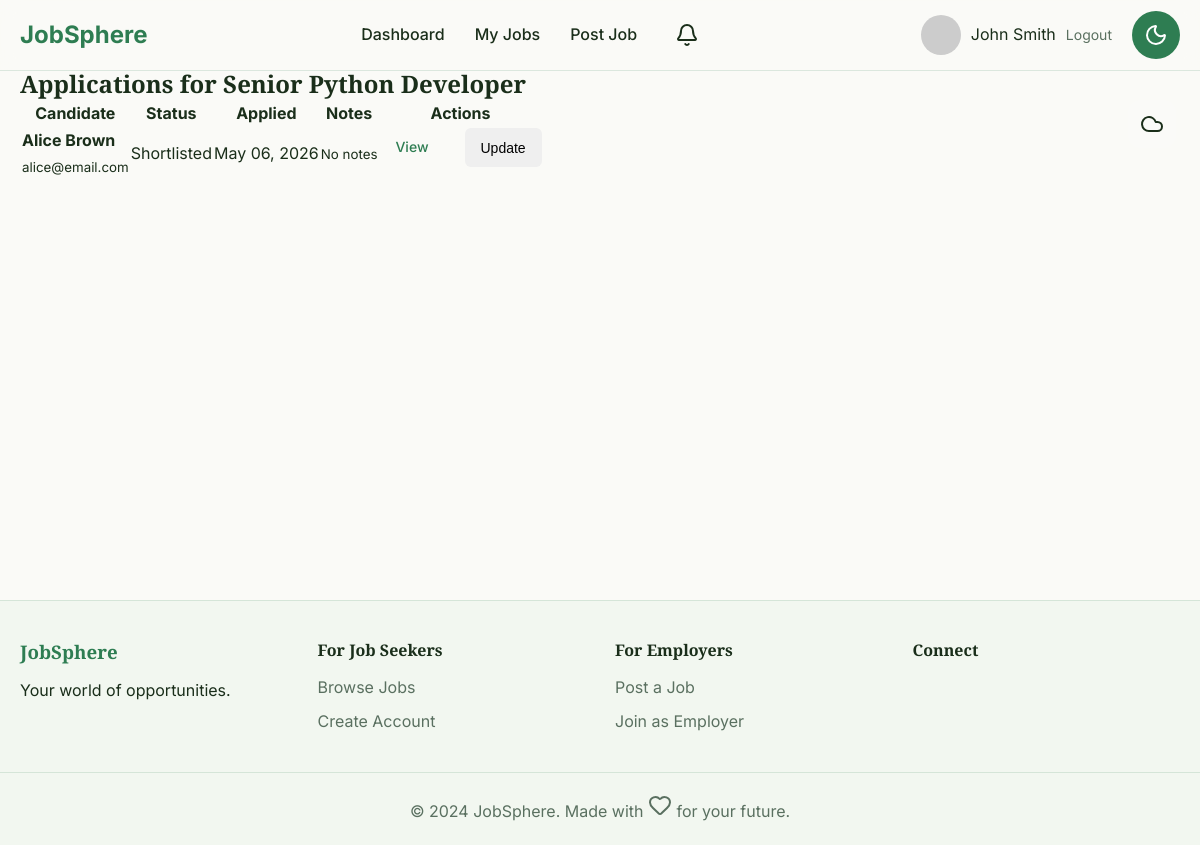
/employer/jobs/1/applications (signed in), run on the app's committed database.
### models.py (models this page shows, shortened)
class User(UserMixin, db.Model):
    __tablename__ = 'users'
    id = db.Column(db.Integer, primary_key=True)
    name = db.Column(db.String(100), nullable=False)
    email = db.Column(db.String(150), unique=True, nullable=False)
    password_hash = db.Column(db.String(255), nullable=False)
    role = db.Column(db.Enum('seeker', 'employer'), nullable=False)
    avatar_url = db.Column(db.String(255))
    is_active = db.Column(db.Boolean, default=True)
    created_at = db.Column(db.DateTime, default=datetime.utcnow)
    last_login = db.Column(db.DateTime)

class Job(db.Model):
    __tablename__ = 'jobs'
    id = db.Column(db.Integer, primary_key=True)
    employer_id = db.Column(db.Integer, db.ForeignKey('users.id'), nullable=False)
    title = db.Column(db.String(150), nullable=False)
    company = db.Column(db.String(150), nullable=False)
    location = db.Column(db.String(100))
    job_type = db.Column(db.Enum('full-time', 'part-time', 'remote', 'freelance', 'internship'), nullable=False)
    salary_min = db.Column(db.Integer)
    salary_max = db.Column(db.Integer)
    salary_currency = db.Column(db.String(10), default='INR')
    description = db.Column(db.Text, nullable=False)
    requirements = db.Column(db.Text)
    skills_required = db.Column(db.Text)  # comma-separated
    experience_level = db.Column(db.Enum('entry', 'mid', 'senior', 'lead'), nullable=False)
    deadline = db.Column(db.Date)
    status = db.Column(db.Enum('active', 'closed', 'draft'), default='active')
    views_count = db.Column(db.Integer, default=0)
    posted_at = db.Column(db.DateTime, default=datetime.utcnow)
    updated_at = db.Column(db.DateTime, default=datetime.utcnow, onupdate=datetime.utcnow)
    employer = db.relationship('User', backref='jobs')

class Application(db.Model):
    __tablename__ = 'applications'
    id = db.Column(db.Integer, primary_key=True)
    job_id = db.Column(db.Integer, db.ForeignKey('jobs.id'), nullable=False)
    seeker_id = db.Column(db.Integer, db.ForeignKey('users.id'), nullable=False)
    cover_letter = db.Column(db.Text)
    resume_url = db.Column(db.String(255))
    status = db.Column(db.Enum('applied', 'viewed', 'shortlisted', 'rejected', 'hired'), default='applied')
    employer_note = db.Column(db.Text)
    applied_at = db.Column(db.DateTime, default=datetime.utcnow)
    updated_at = db.Column(db.DateTime, default=datetime.utcnow, onupdate=datetime.utcnow)
    job = db.relationship('Job', backref='applications')
    seeker = db.relationship('User', backref='applications')
    __table_args__ = (db.UniqueConstraint('job_id', 'seeker_id', name='unique_job_seeker'),)

### app.py (the view)
    @app.route('/employer/jobs/<int:job_id>/applications')
    @employer_required
    def employer_applications(job_id):
        job = Job.query.get_or_404(job_id)
        if job.employer_id != current_user.id:
            abort(403)
        applications = Application.query.filter_by(job_id=job_id).all()
        return render_template('employer/applications.html', job=job, applications=applications)

### utils.py (called while the page is built)
def get_unread_notifications_count(user_id):
    return Notification.query.filter_by(user_id=user_id, is_read=False).count()

### templates/employer/applications.html (shortened to what this page needs)
{% extends "base.html" %}
{% block content %}
<section class="applications-review-section">
    <div class="container">
        <h1>Applications for {{ job.title }}</h1>
        {% if applications %}
            <div class="applications-table">
                <table>
                    <thead>
                        <tr>
                            <th>Candidate</th>
                            <th>Status</th>
                            <th>Applied</th>
                            <th>Notes</th>
                            <th>Actions</th>
                        </tr>
                    </thead>
                    <tbody>
                        {% for app in applications %}
                        <tr>
                            <td>
                                <strong>{{ app.seeker.name }}</strong>
                                <br><small>{{ app.seeker.email }}</small>
                            </td>
                            <td>
                                <span class="status-badge status-{{ app.status }}">{{ app.status.title() }}</span>
                            </td>
                            <td>{{ app.applied_at.strftime('%b %d, %Y') }}</td>
                            <td>
                                {% if app.employer_note %}
                                    <small>{{ app.employer_note[:50] }}...</small>
                                {% else %}
                                    <small class="text-muted">No notes</small>
                                {% endif %}
                            </td>
                            <td class="action-buttons">
                                <a href="{{ url_for('view_application', app_id=app.id) }}" class="btn btn-sm">View</a>
                                <button class="btn btn-sm change-status" data-app-id="{{ app.id }}">Update</button>
                            </td>
                        </tr>
                        {% endfor %}
                    </tbody>
                </table>
            </div>
        {% else %}
            <div class="empty-state">
                <p>No applications yet for this job.</p>
                <a href="{{ url_for('employer_jobs') }}" class="btn btn-outline">Back to Jobs</a>
            </div>
        {% endif %}
    </div>
</section>
{% endblock %}

### templates/base.html (shortened to what this page needs)
<!DOCTYPE html>
<html lang="en">
<head>
    <link rel="stylesheet" href="{{ url_for('static', filename='css/main.css') }}">
    <link rel="stylesheet" href="{{ url_for('static', filename='css/themes.css') }}">
    <link rel="stylesheet" href="{{ url_for('static', filename='css/components.css') }}">
    <link rel="stylesheet" href="{{ url_for('static', filename='css/animations.css') }}">
</head>
<body data-theme="{% if session.get('theme') %}{{ session['theme'] }}{% else %}light{% endif %}">
    <nav class="navbar">
        <div class="nav-container">
            <a href="{{ url_for('index') }}" class="nav-logo">
                <span class="logo-text">JobSphere</span>
            </a>
            <div class="nav-links">
                {% if current_user.is_authenticated %}
                    {% if current_user.role == 'seeker' %}
                        <a href="{{ url_for('jobs') }}">Browse Jobs</a>
                        <a href="{{ url_for('seeker_applications') }}">My Applications</a>
                        <a href="{{ url_for('seeker_dashboard') }}">Dashboard</a>
                    {% else %}
                        <a href="{{ url_for('employer_dashboard') }}">Dashboard</a>
                        <a href="{{ url_for('employer_jobs') }}">My Jobs</a>
                        <a href="{{ url_for('post_job') }}">Post Job</a>
                    {% endif %}
                    <a href="{{ url_for('notifications') }}" class="notifications-link">
                        <i data-lucide="bell"></i>
                    </a>
                {% else %}
                    <a href="{{ url_for('jobs') }}">Browse Jobs</a>
                    <a href="{{ url_for('register') }}">Join Now</a>
                    <a href="{{ url_for('login') }}">Sign In</a>
                {% endif %}
            </div>
            <div class="nav-user">
                {% if current_user.is_authenticated %}
                    <div class="user-menu">
                        <img src="{% if current_user.avatar_url %}{{ url_for('uploaded_file', filename=current_user.avatar_url) }}{% else %}https://via.placeholder.com/40x40?text={{ current_user.name[0] }}{% endif %}" alt="Avatar" class="user-avatar">
                        <span>{{ current_user.name }}</span>
                        <a href="{{ url_for('logout') }}" class="logout-link">Logout</a>
                    </div>
                {% endif %}
                <button id="theme-toggle" aria-label="Switch theme">
                    <i data-lucide="{% if session.get('theme') == 'dark' %}sun{% else %}moon{% endif %}"></i>
                </button>
            </div>
        </div>
    </nav>
    <main class="main-content">
        {% block content %}{% endblock %}
    </main>
    <footer class="footer">
        <div class="footer-content">
            <div class="footer-section">
                <h3>JobSphere</h3>
                <p>Your world of opportunities.</p>
            </div>
            <div class="footer-section">
                <h4>For Job Seekers</h4>
                <a href="{{ url_for('jobs') }}">Browse Jobs</a>
                <a href="{{ url_for('register') }}">Create Account</a>
            </div>
            <div class="footer-section">
                <h4>For Employers</h4>
                <a href="{{ url_for('post_job') }}">Post a Job</a>
                <a href="{{ url_for('register') }}">Join as Employer</a>
            </div>
            <div class="footer-section">
                <h4>Connect</h4>
                <div class="social-links">
                </div>
            </div>
        </div>
        <div class="footer-bottom">
            <p>&copy; 2024 JobSphere. Made with <i data-lucide="heart"></i> for your future.</p>
        </div>
    </footer>
    <div class="weather-control-panel">
        <button class="weather-menu-toggle" id="weather-menu-toggle" aria-label="Weather menu">
            <i data-lucide="cloud"></i>
        </button>
    </div>
</body>
</html>

### static/css/main.css (style rules this page uses)
* { margin: 0; padding: 0; box-sizing: border-box; }
:root { --font-primary: 'Inter', sans-serif; --font-heading: 'Playfair Display', serif; }
body { font-family: var(--font-primary); line-height: 1.6; color: var(--text-primary); background: var(--bg-primary); transition: background-color 0.3s ease, color 0.3s ease; }
h1, h2, h3, h4, h5, h6 { font-family: var(--font-heading); font-weight: 700; line-height: 1.2; }
a { color: var(--accent-primary); text-decoration: none; transition: color 0.2s ease; }
.btn { display: inline-block; padding: 12px 24px; border: none; border-radius: 8px; font-weight: 500; text-align: center; cursor: pointer; transition: all 0.2s ease; font-size: 16px; }
.container { max-width: 1200px; margin: 0 auto; padding: 0 20px; }
.navbar { position: fixed; top: 0; left: 0; right: 0; z-index: 1000; background: rgba(250, 250, 247, 0.8); backdrop-filter: blur(10px); border-bottom: 1px solid var(--border); transition: all 0.3s ease; }
.nav-container { max-width: 1200px; margin: 0 auto; padding: 0 20px; display: flex; align-items: center; justify-content: space-between; height: 70px; }
.nav-logo { font-size: 24px; font-weight: 700; color: var(--accent-primary); }
.nav-links { display: flex; gap: 30px; align-items: center; }
.nav-links a { font-weight: 500; color: var(--text-primary); transition: color 0.2s ease; }
.nav-user { display: flex; align-items: center; gap: 20px; }
.user-menu { display: flex; align-items: center; gap: 10px; position: relative; }
.user-avatar { width: 40px; height: 40px; border-radius: 50%; object-fit: cover; }
.logout-link { color: var(--text-secondary); font-size: 14px; }
#theme-toggle { width: 48px; height: 48px; border-radius: 50%; border: none; background: var(--accent-primary); color: white; cursor: pointer; display: flex; align-items: center; justify-content: center; transition: all 0.2s ease; }
.notifications-link { position: relative; display: flex; align-items: center; justify-content: center; width: 40px; height: 40px; border-radius: 50%; background: var(--glass-bg); color: var(--text-primary); transition: all 0.2s ease; }
.main-content { margin-top: 70px; min-height: calc(100vh - 70px - 200px); }
.footer { background: var(--bg-secondary); border-top: 1px solid var(--border); padding: 40px 0 20px; }
.footer-content { max-width: 1200px; margin: 0 auto; padding: 0 20px; display: grid; grid-template-columns: repeat(auto-fit, minmax(250px, 1fr)); gap: 30px; }
.footer-section h3 { color: var(--accent-primary); margin-bottom: 15px; }
.footer-section h4 { margin-bottom: 15px; color: var(--text-primary); }
.footer-section a { display: block; margin-bottom: 8px; color: var(--text-secondary); }
.social-links { display: flex; gap: 15px; }
.footer-bottom { text-align: center; margin-top: 30px; padding-top: 20px; border-top: 1px solid var(--border); color: var(--text-secondary); }

### static/css/themes.css (style rules this page uses)
:root[data-theme="light"] { --bg-primary: #FAFAF7; --bg-secondary: #F2F7F0; --bg-card: #FFFFFF; --accent-primary: #2E7D52; --accent-primary-dark: #25633f; --accent-secondary: #5B8DB8; --accent-secondary-dark: #4a7194; --text-primary: #1A2E1A; --text-secondary: #5A7060; --border: rgba(46, 125, 82, 0.15); }
* { transition: background-color 0.3s ease, color 0.3s ease, border-color 0.3s ease; }

### static/css/components.css (style rules this page uses)
.weather-control-panel { position: fixed; top: 100px; right: 24px; z-index: 1000; }
:root[data-theme="light"] .weather-control-panel { display: flex; align-items: center; }
.weather-menu-toggle { width: 48px; height: 48px; border-radius: 12px; border: 2px solid transparent; background: rgba(255, 255, 255, 0.15); color: var(--text-primary); cursor: pointer; transition: all 0.3s ease; display: flex; align-items: center; justify-content: center; font-size: 20px; }
.btn-sm { padding: 8px 16px; font-size: 0.875rem; border-radius: 6px; }
.action-buttons { display: flex; gap: 20px; justify-content: center; flex-wrap: wrap; }

### data on the page
User: name "John Smith"
Job: title "Senior Python Developer"
Application: seeker.name "Alice Brown", seeker.email "alice@email.com", status "Shortlisted", applied_at "May 06, 2026", shows "No notes"
